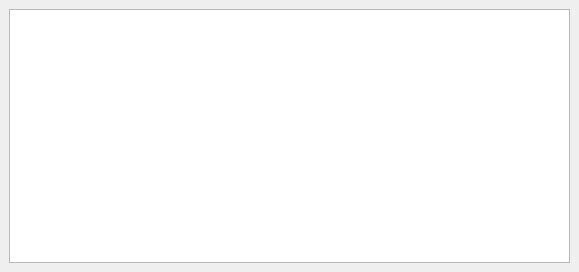
<?xml version="1.0" encoding="UTF-8"?>
<ui version="4.0">
 <class>PacketWidget</class>
 <widget class="QDockWidget" name="PacketWidget">
  <property name="geometry">
   <rect>
    <x>0</x>
    <y>0</y>
    <width>579</width>
    <height>272</height>
   </rect>
  </property>
  <property name="floating">
   <bool>true</bool>
  </property>
  <property name="windowTitle">
   <string>Packet</string>
  </property>
  <widget class="QWidget" name="dockWidgetContents">
   <layout class="QGridLayout" name="gridLayout">
    <item row="0" column="0" colspan="2">
     <widget class="QTreeView" name="dataTree">
      <property name="showDropIndicator" stdset="0">
       <bool>false</bool>
      </property>
      <property name="dragDropOverwriteMode">
       <bool>false</bool>
      </property>
      <property name="selectionMode">
       <enum>QAbstractItemView::SingleSelection</enum>
      </property>
      <property name="selectionBehavior">
       <enum>QAbstractItemView::SelectRows</enum>
      </property>
      <property name="verticalScrollMode">
       <enum>QAbstractItemView::ScrollPerPixel</enum>
      </property>
      <property name="horizontalScrollMode">
       <enum>QAbstractItemView::ScrollPerPixel</enum>
      </property>
     </widget>
    </item>
   </layout>
  </widget>
 </widget>
 <resources/>
 <connections/>
</ui>
